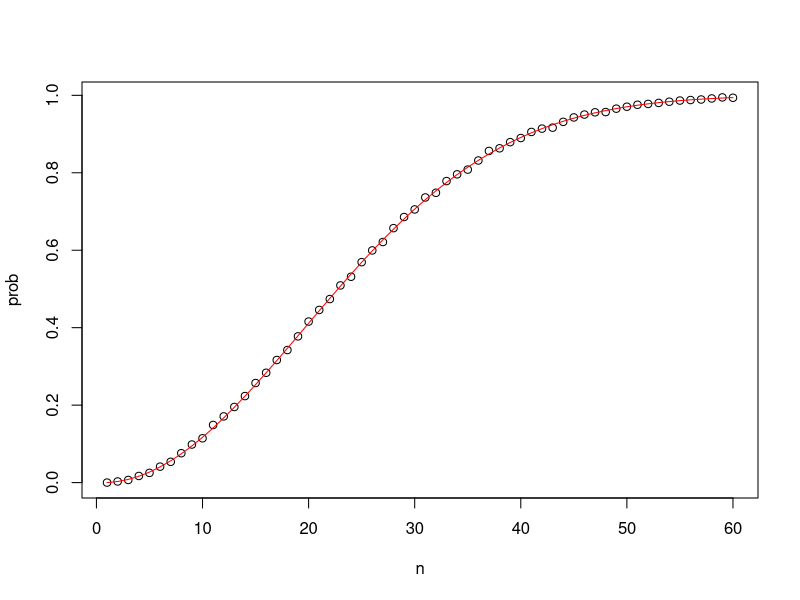

This chart was generated by the following R code:
#!/usr/bin/env Rscript
# checking for duplicated bdays in one 50 person group
n <- 50
bdays <- sample(1:365, n, replace = TRUE)    # generate n random birthdays
# check if any birthdays are duplicated
any(duplicated(bdays))   

# Monte Carlo simulation with B=10000 replicates
B <- 10000
# returns vector of B logical values
results <- replicate(B, {    
    bdays <- sample(1:365, n, replace = TRUE)
    any(duplicated(bdays))
})
# calculates
mean(results)   

# function to calculate probability of shared bdays across n people
compute_prob <- function(n, B = 10000) {
	same_day <- replicate(B, {
    	bdays <- sample(1:365, n, replace = TRUE)
        any(duplicated(bdays))
    })
    mean(same_day)
}

# function for computing exact probability of shared birthdays for any n
exact_prob <- function(n){
    prob_unique <- seq(365, 365-n+1)/365   # vector of fractions for mult. rule
    # calculate prob of no shared birthdays and subtract from 1
    1 - prod(prob_unique)    
}

n <- seq(1, 60)
prob <- sapply(n, compute_prob)    # element-wise application of compute_prob to n

# applying function element-wise to vector of n values
eprob <- sapply(n, exact_prob)

# plotting Monte Carlo results and exact probabilities on same graph
# plot Monte Carlo results
plot(n, prob)    
lines(n, eprob, col = "red")
